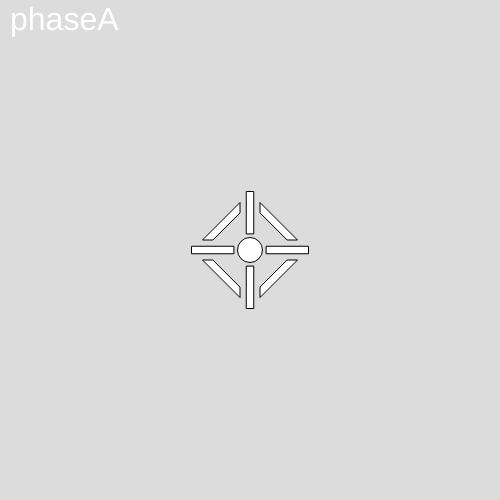
Frame 1 (no input)
Frame 60 (no input): identical to frame 1, image omitted
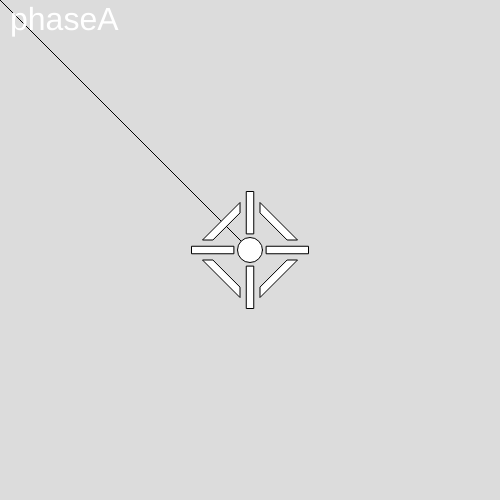
Frame 120 (the mouse pressed at the canvas centre since frame 60)

The p5.js sketch that drew these frames (run headless with seeded random() and noise() and a simulated clock; from frame 60 on, the mouse is pressed at the canvas centre):

// p5.js sketch
// ── sketch.js

let canvas_size    = [500,500];
let canvasSizeDefault =  [500,500];
let size = 30;

class Anim
{
  constructor( values , times , attract)
  {
    this.active = false;
    this.hasHappended = false;
    this.current_start = -1;
    
    this.values  = values;
    this.times   = times; 
    
    this.duration   = this.times[this.times.length-1] - this.times[0] ;
    
    this.times_normalize = []
    for( var i = 0 ; i < this.times.length ; i++ )
      this.times_normalize.push(  this.times[i]  / this.duration );
    
    this.valueTarget = this.values[0]
    this.pos = this.values[0]
    this.vel = 0.0
    this.acc = 0.0

    
    this.friction = 0.1
    this.attract = attract

  }
  
  getValue()
  {
    if( this.active == true)
      {
        var animationTime = ( frameCount - this.current_start )/this.duration;
        
        if( 1.0 < animationTime )
          {
            this.active = false;
            this.hasHappended = true;
          }
        else
          {

            for( var i = 0 ; i < this.values.length -1 ; i++ )
              {
                if(( this.times_normalize[i] < animationTime )&&( animationTime <= this.times_normalize[i+1] ) )
                  {
                    let interp = (animationTime - this.times_normalize[i]) / ( this.times_normalize[i+1] - this.times_normalize[i] ) ;
                    this.valueTarget = interp * this.values[i+1] + (1-interp)*this.values[i];  
                  }
              }   
          }
      } 
    

    let posLast = this.pos;

    //UPDATE
    this.pos += this.acc*( 1.0 - this.friction );

    let vAttract = this.valueTarget - this.pos ;
    vAttract *= this.attract ;    
    this.pos += vAttract;
    
    this.acc = this.pos - posLast;    
      
    return this.pos
  }
  
  trigger()
  {
    this.active = true;
    this.current_start = frameCount;
  }
}



class Dyn
{
  constructor( attract , min , max)
  {
    this.valueTarget = 0
    this.pos = 0
    this.vel = 0.0
    this.acc = 0.0

    
    this.friction = 0.1
    this.attract = attract
    this.min = min
    this.max = max
  }
  
  getValue( pos )
  {
  
    this.valueTarget = pos
    let posLast = this.pos;

    //UPDATE
    this.pos += this.acc*( 1.0 - this.friction );

    let vAttract = this.valueTarget - this.pos ;
    vAttract *= this.attract ;    
    this.pos += vAttract;
    
    this.pos = min( this.max , max(this.min , this.pos ) )
    
    
    this.acc = this.pos - posLast;    
      
    return this.pos
  }
  
}


function getRotationFromVector( pRot , pApply , v )
{
  angleMode(RADIANS)
  
  var vRay = createVector( pApply.x - pRot.x, pApply.y - pRot.y )
  
  var dOpposite = sin( vRay.angleBetween(v) ) * v.mag();
  return asin( dOpposite / p5.Vector.add( vRay , v ).mag() )
  
}


let aExpandCircle     = new Anim( [ 25, 30 ,15 ] , [ 0 , 5 ,7 ] , 0.1);

let tOffset = 5;
let aExpandRectangle  = new Anim( [ 25 ,25, 10 ,50.0 ] , [ 0 ,0+5 , 3+5 ,7+5 ] , 0.01);
let aRot  = new Dyn( 0.01 ,0 , 3.14 * 0.5 );

let aExpandRectangleB  = new Anim( [ 25 ,25, 10 ,30.0 ] , [ 0 ,0+5 , 3+5 ,7+5 ] , 0.01);

function setup() {
  createCanvas(canvas_size[0], canvas_size[1]);
  

  
}

var rot = 0
var rotDyn = 0;
var pos = 0

var mouseFirstPos   = null
var mouseHistory    = []
var mouseHitHistory = []
var traceFrameCount = 6

var phaseA = [ false , false ]
var phaseB = [ false , false ]
var phaseC = [ false , false ]

function draw() {
  background(220);
  let pMiddle = createVector( canvas_size[0]/2 , canvas_size[1]/2)
  
  var mPrev = createVector( pmouseX , pmouseY ) 
  var vDelta = createVector( mouseX-pmouseX , mouseY-pmouseY ) 
  
  //circle(pMiddle.x, pMiddle.y , size);
  
  //////////////////////////////////////////////
  
  let c = color(255, 204, 0);
  fill(c);  
  
  var mouseVector = createVector(0,0)
  if( mouseIsPressed )
  {
    mouseHistory.push( createVector( pmouseX , pmouseY , 20 ) )    
  }
  else if( 0 < mouseHistory.length )
  {
    if(  mouseHistory.length < traceFrameCount )
    {
      print('BUTTON MODE')
      mouseHitHistory.push( mouseHistory[0] )
    }
    else
    {
      print('VECTOR MODE')
      var pA = mouseHistory[0]
      var pB = mouseHistory[mouseHistory.length-1]
      
      mouseFirstPos = pA
      mouseVector = p5.Vector.sub(pB,pA)
      var vSide = createVector( mouseVector.y, -mouseVector.x)
      vSide.setMag(10)
      triangle( pA.x+vSide.x, pA.y+vSide.y, pA.x-vSide.x, pA.y-vSide.y, pB.x, pB.y)
    }
    mouseHistory = []
  }

  if( 2 < mouseHistory.length )
  {
    for( var i = 0 ; i < mouseHistory.length - 1 ;i++)
      line(mouseHistory[i].x, mouseHistory[i].y, mouseHistory[i+1].x, mouseHistory[i+1].y)    
  }

  for(  var j = 0 ; j < mouseHitHistory.length ;j++)
  {
    circle( mouseHitHistory[j].x, mouseHitHistory[j].y , mouseHitHistory[j].z);  
    mouseHitHistory[j].z -= 1.0;
    mouseHitHistory[j].z = max( mouseHitHistory[j].z , 0 )
  }

  c = color(255, 255, 255);
  fill(c);  
  
  //////////////////////////////////////////////


  
  textSize(32);
  if( ( phaseB[0] == false)&&( phaseB[1] == true) )
  {
    text('phaseC', 10, 30);
    pos += mouseVector.x; 
    
    if( pos < -40 )
      pos = max( -40, pos )
    else if( 1 < pos )
    {
      pos = min( 1, pos )
      phaseB = [ false , false ]
    }
      
    
  }
  else if( ( phaseA[0] == false)&&( phaseA[1] == true) ) //( rotDyn < PI*0.5 -0.01 )
  {
    text('phaseB', 10, 30);
    
    if( 1 < mouseHistory.length )
    {
      var vMouseDelta = p5.Vector.sub( mouseHistory[ mouseHistory.length -1 ] , mouseHistory[mouseHistory.length -2] )
      if( 0.01 < vMouseDelta.mag() )
        rot += getRotationFromVector( pMiddle , mouseHistory[0] , vMouseDelta );
            
    }
    
    if( PI*0.5 -0.01 < rotDyn )
      phaseB = [ false , true ]

  }
  else
  {
    text('phaseA', 10, 30);
      
    var vM = createVector(mouseX,mouseY);
    let pMiddle = createVector( canvas_size[0]/2 , canvas_size[1]/2)
    if( p5.Vector.sub(vM , pMiddle).mag() < 20 ) 
    {
      aExpandRectangle.trigger();
      aExpandCircle.trigger(); 
    }  
    phaseA[0] = aExpandRectangle.active
    phaseA[1] = aExpandRectangle.hasHappended

        
  }



  rotDyn =  aRot.getValue(rot)

   
    rectMode(CENTER);
  
    let w = 0.25;
    let h = 1.4;

    let x = 1.5;
  
    let pMiddleOffset  = createVector( x * aExpandRectangle.getValue()  + pos    , x * aExpandRectangle.getValue() +pos );
    let pMiddleOffsetB = createVector( x * aExpandRectangleB.getValue() - rot*5  , x * aExpandRectangleB.getValue() - rot*5  );

  
    translate(pMiddle.x,pMiddle.y)
  
    circle(0, 0 , aExpandCircle.getValue() );
  
  
  
    rect(pMiddleOffset.x, 0, size* h, size*w);
    
    rotate(PI*-0.5+rotDyn);
    rect(pMiddleOffset.x, 0, size* h, size*w);

    rotate(PI*-0.5+rotDyn);
    rect(pMiddleOffset.x, 0, size* h, size*w);
  
    rotate(PI*-0.5+rotDyn);
    rect(pMiddleOffset.x, 0, size* h, size*w);

  
    var qA = createVector( pMiddleOffsetB.x      , 10 * (1- rot/(PI*0.5))    );
    var qB = createVector( pMiddleOffsetB.x + 10 , 10 * (1- rot/(PI*0.5))    );
    var qC = createVector( 10 * (1- rot/(PI*0.5))   , pMiddleOffsetB.y + 10);
    var qD = createVector( 10 * (1- rot/(PI*0.5))   , pMiddleOffsetB.y );
    quad(qA.x, qA.y, qB.x, qB.y , qC.x, qC.y, qD.x, qD.y );
    
    
    rotate(PI*-0.5);
    quad(qA.x, qA.y, qB.x, qB.y , qC.x, qC.y, qD.x, qD.y );
  
    rotate(PI*-0.5);
    quad(qA.x, qA.y, qB.x, qB.y , qC.x, qC.y, qD.x, qD.y );
  
    rotate(PI*-0.5);
    quad(qA.x, qA.y, qB.x, qB.y , qC.x, qC.y, qD.x, qD.y );
  

}

  

function mouseClicked()
{
  print('mouseClicked')
  var vM = createVector(mouseX,mouseY);
  let pMiddle = createVector( canvas_size[0]/2 , canvas_size[1]/2)
  if( p5.Vector.sub(vM , pMiddle).mag() < 20 ) 
    {
      aExpandRectangle.trigger();
      aExpandCircle.trigger();       
    }
}



//FOR MOBILE PHONE

/* fullscreen() must be called in a touch or
 * mouse event to work!
 */



function mousePressed() {
  print( 'mousePressed');
  touchStarted();
  
  
}


function touchStarted () {
  
  var fs = fullscreen();
  if (!fs) {
    fullscreen(true);
  }
}

/* full screening will change the size of the canvas */
function windowResized() {
  
  if( ( canvas_size[0] != windowWidth )&&( canvas_size[1] != windowHeight ))
  {
    canvas_size[0] = windowWidth;
    canvas_size[1] = windowHeight;
    
    resizeCanvas(windowWidth, windowHeight);
    //init();
  }
  else
  {
    canvas_size[0] = canvasSizeDefault[0];
    canvas_size[1] = canvasSizeDefault[1];
    
    resizeCanvas(canvasSizeDefault[0] , canvasSizeDefault[1] );
    //init();
  }

  
}

/* prevents the mobile browser from processing some default
 * touch events, like swiping left for "back" or scrolling
 * the page.
 */
document.ontouchmove = function(event) {
    event.preventDefault();
};
